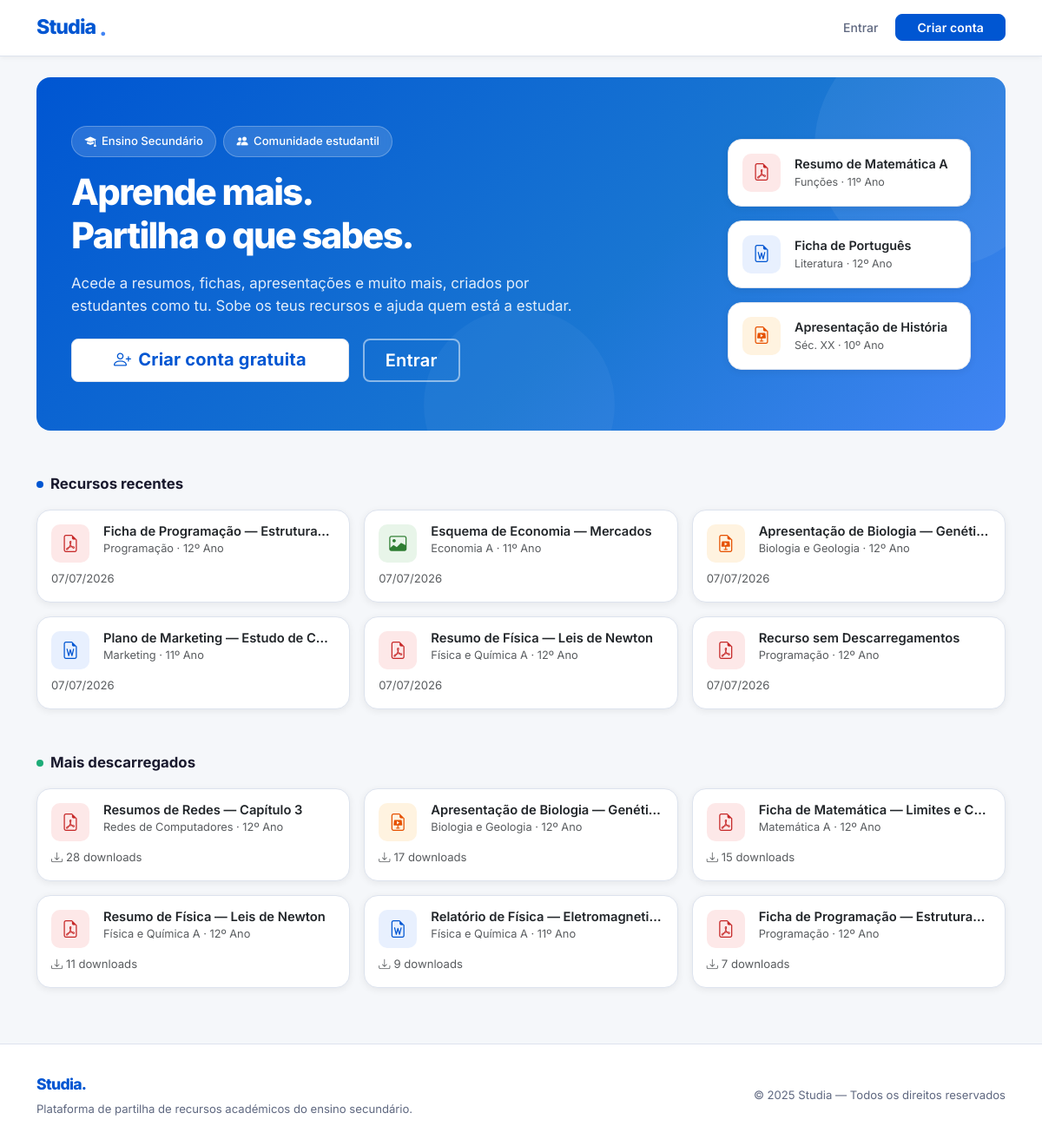
The page / on the database its author committed.
### apps/resources/models.py (models this page shows, shortened)
class Resource(models.Model):
    TIPO_ARQUIVO_CHOICES = [
        ("PDF",  "PDF"),
        ("DOCX", "DOCX"),
        ("PPTX", "PPTX"),
        ("IMG",  "Imagem"),
    ]
    usuario = models.ForeignKey(
        User,
        on_delete=models.CASCADE,
        related_name="resources",
        verbose_name="Aluno que enviou",
    )
    nome       = models.CharField(max_length=255, verbose_name="Título do recurso")
    curso      = models.CharField(max_length=10, choices=Aluno.CURSOS)
    ano_letivo = models.CharField(max_length=2)
    disciplina = models.CharField(max_length=100)
    tipo_arquivo = models.CharField(
        max_length=10, choices=TIPO_ARQUIVO_CHOICES, blank=True
    )
    instituicao = models.CharField(max_length=150)
    professor   = models.CharField(max_length=150, blank=True, null=True)
    nome_normalizado       = models.CharField(max_length=255, blank=True, db_index=True)
    disciplina_normalizada = models.CharField(max_length=100, blank=True, db_index=True)
    professor_normalizado  = models.CharField(max_length=150, blank=True)
    arquivo = models.FileField(
        upload_to=resource_upload_path,
        validators=[
            FileExtensionValidator(
                allowed_extensions=["pdf", "docx", "doc", "pptx", "ppt", "jpg", "jpeg", "png"]
            )
        ],
        blank=True,
        null=True,
    )
    hash_arquivo = models.CharField(max_length=64, blank=True, null=True, db_index=True)
    phash = models.CharField(max_length=64, blank=True, default='', db_index=False)
    suspenso = models.BooleanField(default=False)
    total_downloads = models.PositiveIntegerField(default=0)
    total_salvos    = models.PositiveIntegerField(default=0)
    data_upload = models.DateTimeField(default=timezone.now)
    class Meta:
        verbose_name         = "Recurso"
        verbose_name_plural  = "Recursos"
        ordering             = ["-data_upload"]

### apps/core/views.py (the view)
# urls.py: path('', home_view, name='home'),
def home_view(request):
    recursos_recentes  = Resource.objects.filter(suspenso=False).order_by("-data_upload")[:6]
    recursos_populares = (
        Resource.objects
        .filter(suspenso=False, total_downloads__gt=0)
        .order_by("-total_downloads")[:6]
    )
    return render(request, "core/index.html", {
        "recursos_recentes":  recursos_recentes,
        "recursos_populares": recursos_populares,
    })

### apps/core/templates/core/index.html (shortened to what this page needs)
{% extends 'base.html' %}
{% block content %}
<div class="st-hero mb-5">
  <div class="row align-items-center g-4" style="position:relative;z-index:1;">
    <div class="col-lg-7">
      <div class="d-flex flex-wrap gap-2 mb-3">
        <span class="st-hero-pill"><i class="bi bi-mortarboard-fill"></i>Ensino Secundário</span>
        <span class="st-hero-pill"><i class="bi bi-people-fill"></i>Comunidade estudantil</span>
      </div>
      <h1 class="mb-3">
        Aprende mais.<br>Partilha o que sabes.
      </h1>
      <p class="mb-4">
        Acede a resumos, fichas, apresentações e muito mais, criados por estudantes como tu. Sobe os teus recursos e ajuda quem está a estudar.
      </p>
      {% if not user.is_authenticated %}
      <div class="d-flex flex-wrap gap-3">
        <a href="{% url 'accounts:registo' %}" class="btn btn-light btn-lg px-5">
          <i class="bi bi-person-plus me-2"></i>Criar conta gratuita
        </a>
        <a href="{% url 'accounts:login' %}" class="btn btn-lg px-4"
           style="border:2px solid rgba(255,255,255,.5);color:#fff;border-radius:8px;">
          Entrar
        </a>
      </div>
      {% else %}
      <a href="{% url 'resources:lista' %}" class="btn btn-light btn-lg px-5">
        <i class="bi bi-grid me-2"></i>Ver todos os recursos
      </a>
      {% endif %}
    </div>
    <div class="col-lg-5 d-none d-lg-flex justify-content-end">
      <div class="d-flex flex-column gap-3" style="width:280px;">
        <div class="card p-3" style="border-radius:14px;border:none;">
          <div class="d-flex align-items-center gap-3">
            <div class="st-file-icon fi-pdf"><i class="bi bi-file-earmark-pdf"></i></div>
            <div>
              <div class="fw-semibold" style="font-size:.9rem;">Resumo de Matemática A</div>
              <div class="text-muted" style="font-size:.78rem;">Funções · 11º Ano</div>
            </div>
          </div>
        </div>
        <div class="card p-3" style="border-radius:14px;border:none;">
          <div class="d-flex align-items-center gap-3">
            <div class="st-file-icon fi-docx"><i class="bi bi-file-earmark-word"></i></div>
            <div>
              <div class="fw-semibold" style="font-size:.9rem;">Ficha de Português</div>
              <div class="text-muted" style="font-size:.78rem;">Literatura · 12º Ano</div>
            </div>
          </div>
        </div>
        <div class="card p-3" style="border-radius:14px;border:none;">
          <div class="d-flex align-items-center gap-3">
            <div class="st-file-icon fi-pptx"><i class="bi bi-file-earmark-slides"></i></div>
            <div>
              <div class="fw-semibold" style="font-size:.9rem;">Apresentação de História</div>
              <div class="text-muted" style="font-size:.78rem;">Séc. XX · 10º Ano</div>
            </div>
          </div>
        </div>
      </div>
    </div>
  </div>
</div>
<div class="mb-5">
  <div class="st-section-title">
    <span class="icon-dot"></span>
    Recursos recentes
  </div>
  {% if recursos_recentes %}
  <div class="row row-cols-1 row-cols-md-2 row-cols-lg-3 g-3">
    {% for r in recursos_recentes %}
    <div class="col">
      <div class="card h-100 st-resource-card">
        <div class="card-body p-3">
          <div class="d-flex align-items-start gap-3 mb-2">
            {% if r.tipo_arquivo == 'PDF' %}
            <div class="st-file-icon fi-pdf flex-shrink-0"><i class="bi bi-file-earmark-pdf"></i></div>
            {% elif r.tipo_arquivo == 'DOCX' %}
            <div class="st-file-icon fi-docx flex-shrink-0"><i class="bi bi-file-earmark-word"></i></div>
            {% elif r.tipo_arquivo == 'PPTX' %}
            <div class="st-file-icon fi-pptx flex-shrink-0"><i class="bi bi-file-earmark-slides"></i></div>
            {% elif r.tipo_arquivo == 'IMG' %}
            <div class="st-file-icon fi-img flex-shrink-0"><i class="bi bi-image"></i></div>
            {% else %}
            <div class="st-file-icon fi-default flex-shrink-0"><i class="bi bi-file-earmark"></i></div>
            {% endif %}
            <div class="overflow-hidden">
              <h6 class="fw-semibold mb-0 text-truncate" style="font-size:.92rem;">{{ r.nome }}</h6>
              <p class="text-muted mb-0" style="font-size:.8rem;">{{ r.disciplina }} &middot; {{ r.ano_letivo }}º Ano</p>
            </div>
          </div>
          <div class="d-flex justify-content-between align-items-center mt-2">
            <small class="text-muted">{{ r.data_upload|date:"d/m/Y" }}</small>
          </div>
        </div>
      </div>
    </div>
    {% endfor %}
  </div>
  {% else %}
  <div class="st-empty">
    <i class="bi bi-folder2-open"></i>
    <p class="mb-0">Ainda não existem recursos publicados.</p>
  </div>
  {% endif %}
</div>
<div>
  <div class="st-section-title">
    <span class="icon-dot" style="background:var(--st-success);"></span>
    Mais descarregados
  </div>
  {% if recursos_populares %}
  <div class="row row-cols-1 row-cols-md-2 row-cols-lg-3 g-3">
    {% for r in recursos_populares %}
    <div class="col">
      <div class="card h-100 st-resource-card">
        <div class="card-body p-3">
          <div class="d-flex align-items-start gap-3 mb-2">
            {% if r.tipo_arquivo == 'PDF' %}
            <div class="st-file-icon fi-pdf flex-shrink-0"><i class="bi bi-file-earmark-pdf"></i></div>
            {% elif r.tipo_arquivo == 'DOCX' %}
            <div class="st-file-icon fi-docx flex-shrink-0"><i class="bi bi-file-earmark-word"></i></div>
            {% elif r.tipo_arquivo == 'PPTX' %}
            <div class="st-file-icon fi-pptx flex-shrink-0"><i class="bi bi-file-earmark-slides"></i></div>
            {% elif r.tipo_arquivo == 'IMG' %}
            <div class="st-file-icon fi-img flex-shrink-0"><i class="bi bi-image"></i></div>
            {% else %}
            <div class="st-file-icon fi-default flex-shrink-0"><i class="bi bi-file-earmark"></i></div>
            {% endif %}
            <div class="overflow-hidden">
              <h6 class="fw-semibold mb-0 text-truncate" style="font-size:.92rem;">{{ r.nome }}</h6>
              <p class="text-muted mb-0" style="font-size:.8rem;">{{ r.disciplina }} &middot; {{ r.ano_letivo }}º Ano</p>
            </div>
          </div>
          <div class="d-flex justify-content-between align-items-center mt-2">
            <small class="text-muted"><i class="bi bi-download me-1"></i>{{ r.total_downloads }} downloads</small>
          </div>
        </div>
      </div>
    </div>
    {% endfor %}
  </div>
  {% else %}
  <div class="st-empty">
    <i class="bi bi-download"></i>
    <p class="mb-0">Ainda não existem recursos publicados.</p>
  </div>
  {% endif %}
</div>
{% endblock %}

### templates/base.html (shortened to what this page needs)
<!DOCTYPE html>
<html lang="pt">
<head>
  <link href="https://cdn.jsdelivr.net/npm/bootstrap@5.3.3/dist/css/bootstrap.min.css" rel="stylesheet">
  <link href="https://cdn.jsdelivr.net/npm/bootstrap-icons@1.11.3/font/bootstrap-icons.min.css" rel="stylesheet">
  <link rel="stylesheet" href="/static/css/style.css">
</head>
<body>
<nav class="navbar navbar-expand-lg st-navbar sticky-top">
  <div class="container">
    <a class="st-brand" href="{% url 'home' %}">
      Studia<span class="brand-dot">.</span>
    </a>
    <div class="collapse navbar-collapse ms-4" id="navMenu">
      <ul class="navbar-nav ms-auto gap-2 align-items-center">
        {% if user.is_authenticated %}
        <li class="nav-item dropdown st-dropdown">
          <a class="nav-link st-user-pill dropdown-toggle" href="#" data-bs-toggle="dropdown">
            <span class="st-avatar-sm">{{ user.nome|first|upper }}</span>
            <span class="d-none d-md-inline">{{ user.nome }}</span>
          </a>
          <ul class="dropdown-menu dropdown-menu-end">
            <li class="px-2 pb-1">
              <div class="text-muted" style="font-size:.75rem;">Sessão iniciada como</div>
              <div class="fw-semibold" style="font-size:.875rem;">{{ user.nome }}</div>
            </li>
            <li><hr class="dropdown-divider"></li>
            <li><a class="dropdown-item" href="{% url 'accounts:perfil' %}"><i class="bi bi-person me-2"></i>O meu perfil</a></li>
            <li><a class="dropdown-item" href="{% url 'accounts:editar_perfil' %}"><i class="bi bi-pencil me-2"></i>Editar perfil</a></li>
            <li><hr class="dropdown-divider"></li>
            <li>
              <form method="post" action="{% url 'accounts:logout' %}">{% csrf_token %}
                <button type="submit" class="dropdown-item text-danger">
                  <i class="bi bi-box-arrow-right me-2"></i>Terminar sessão
                </button>
              </form>
            </li>
          </ul>
        </li>
        {% else %}
        <li class="nav-item">
          <a class="st-nav-link nav-link" href="{% url 'accounts:login' %}">Entrar</a>
        </li>
        <li class="nav-item">
          <a class="btn btn-primary btn-sm px-4" href="{% url 'accounts:registo' %}">Criar conta</a>
        </li>
        {% endif %}
      </ul>
    </div>
  </div>
</nav>
<main class="container my-4">{% block content %}{% endblock %}</main>
<footer class="st-footer">
  <div class="container d-flex flex-column flex-md-row align-items-center justify-content-between gap-2">
    <div>
      <span class="st-footer-brand">Studia.</span>
      <p class="mb-0 mt-1">Plataforma de partilha de recursos académicos do ensino secundário.</p>
    </div>
    <p class="mb-0">&copy; 2025 Studia — Todos os direitos reservados</p>
  </div>
</footer>
</body>
</html>

### static/css/style.css (style rules this page uses)
:root { --st-blue: #0056d2; --st-blue-hover: #004ab5; --st-blue-light: #e8f0fe; --st-blue-mid: #4285f4; --st-white: #ffffff; --st-surface: #f5f7fa; --st-surface-2: #eef1f6; --st-border: #dde3ee; --st-text: #1a1a2e; --st-text-muted: #5f6880; --st-text-subtle: #8d95a8; --st-success: #1dac78; --st-warning: #f5a623; --st-danger: #e53935; --st-info: #0288d1; --st-radius: 10px; --st-radius-lg: 16px; --st-shadow: 0 1px 4px rgba(0,0,0,.08), 0 4px 16px rgba(0,0,0,.06); --st-shadow-card: 0 2px 8px rgba(0,0,0,.07); --st-font: 'Inter', 'Segoe UI', system-ui, sans-serif; }
*, *::before, *::after { box-sizing: border-box; }
html { scroll-behavior: smooth; }
body { font-family: var(--st-font); background-color: var(--st-surface); color: var(--st-text); font-size: 15px; line-height: 1.6; -webkit-font-smoothing: antialiased; }
.st-navbar { background: var(--st-white) !important; border-bottom: 1px solid var(--st-border); box-shadow: 0 1px 6px rgba(0,0,0,.06); padding: 0; min-height: 64px; }
.st-navbar .container { min-height: 64px; display: flex; align-items: center; }
.st-brand { font-size: 1.45rem; font-weight: 800; letter-spacing: -0.04em; color: var(--st-blue) !important; text-decoration: none !important; display: flex; align-items: center; gap: .25rem; }
.st-brand .brand-dot { color: var(--st-blue-mid); font-size: 1.6rem; line-height: 1; }
.st-nav-link { font-size: .875rem; font-weight: 500; color: var(--st-text-muted) !important; padding: .35rem .75rem !important; border-radius: 6px; transition: color .15s, background .15s; }
.btn { font-family: var(--st-font); font-weight: 600; border-radius: 8px; transition: all .15s; letter-spacing: .01em; }
.btn-primary { background: var(--st-blue) !important; border-color: var(--st-blue) !important; color: #fff !important; }
.btn-light { background: var(--st-white) !important; border-color: var(--st-border) !important; color: var(--st-blue) !important; font-weight: 700; }
.card { border: 1px solid var(--st-border) !important; border-radius: var(--st-radius-lg) !important; box-shadow: var(--st-shadow-card) !important; background: var(--st-white); }
.st-resource-card { transition: transform .18s, box-shadow .18s; cursor: pointer; }
.st-section-title { font-size: 1.05rem; font-weight: 700; color: var(--st-text); display: flex; align-items: center; gap: .5rem; margin-bottom: 1rem; }
.st-section-title .icon-dot { width: 8px; height: 8px; border-radius: 50%; background: var(--st-blue); flex-shrink: 0; }
.st-hero { background: linear-gradient(135deg, #0056d2 0%, #1976d2 60%, #4285f4 100%); border-radius: var(--st-radius-lg); color: #fff; padding: 3.5rem 2.5rem; position: relative; overflow: hidden; }
.st-hero::before { content: ''; position: absolute; top: -60px; right: -60px; width: 280px; height: 280px; border-radius: 50%; background: rgba(255,255,255,.06); }
.st-hero::after { content: ''; position: absolute; bottom: -80px; left: 40%; width: 220px; height: 220px; border-radius: 50%; background: rgba(255,255,255,.04); }
.st-hero h1 { font-size: clamp(1.8rem, 4vw, 2.6rem); font-weight: 800; letter-spacing: -.04em; line-height: 1.2; }
.st-hero p { opacity: .88; font-size: 1.05rem; }
.st-hero-pill { display: inline-flex; align-items: center; gap: .4rem; padding: .4rem .9rem; background: rgba(255,255,255,.15); border: 1px solid rgba(255,255,255,.25); border-radius: 24px; font-size: .82rem; font-weight: 500; color: #fff; backdrop-filter: blur(4px); }
.st-footer { background: var(--st-white); border-top: 1px solid var(--st-border); padding: 2rem 0; margin-top: 4rem; }
.st-footer-brand { font-size: 1.1rem; font-weight: 800; color: var(--st-blue); letter-spacing: -.04em; }
.st-footer p, .st-footer a { font-size: .82rem; color: var(--st-text-muted); }
.st-file-icon { width: 44px; height: 44px; border-radius: 10px; display: flex; align-items: center; justify-content: center; font-size: 1.25rem; flex-shrink: 0; }
.fi-pdf { background: #fde8e8; color: #c62828; }
.fi-docx { background: var(--st-blue-light); color: var(--st-blue); }
.fi-pptx { background: #fff3e0; color: #e65100; }
.fi-img { background: #e8f5e9; color: #2e7d32; }

### rows shown on the page
Resource: tipo_arquivo "PDF" (drawn), nome "Ficha de Programação — Estrutura…", disciplina "Programação", ano_letivo "12", data_upload "07/07/2026", total_downloads "7"
Resource: tipo_arquivo "IMG" (drawn), nome "Esquema de Economia — Mercados", disciplina "Economia A", ano_letivo "11", data_upload "07/07/2026"
Resource: tipo_arquivo "PPTX" (drawn), nome "Apresentação de Biologia — Genética", disciplina "Biologia e Geologia", ano_letivo "12", data_upload "07/07/2026", total_downloads "17"
Resource: tipo_arquivo "DOCX" (drawn), nome "Plano de Marketing — Estudo de C…", disciplina "Marketing", ano_letivo "11", data_upload "07/07/2026"
Resource: tipo_arquivo "PDF" (drawn), nome "Resumo de Física — Leis de Newton", disciplina "Física e Química A", ano_letivo "12", data_upload "07/07/2026", total_downloads "11"
Resource: tipo_arquivo "PDF" (drawn), nome "Recurso sem Descarregamentos", disciplina "Programação", ano_letivo "12", data_upload "07/07/2026"
Resource: tipo_arquivo "PDF" (drawn), nome "Resumos de Redes — Capítulo 3", disciplina "Redes de Computadores", ano_letivo "12", total_downloads "28"
Resource: tipo_arquivo "PDF" (drawn), nome "Ficha de Matemática — Limites e C…", disciplina "Matemática A", ano_letivo "12", total_downloads "15"
Resource: tipo_arquivo "DOCX" (drawn), nome "Relatório de Física — Eletromagneti…", disciplina "Física e Química A", ano_letivo "11", total_downloads "9"
